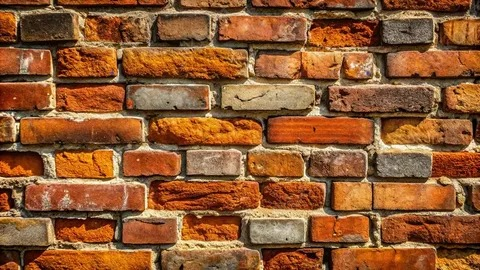
//> input picture resim.jpeg, 480 x 270 px
$ ./Main   (built with g++ and OpenCV 4)
//> lines starting //> are read from the running program, lines starting //| are printed output that depends on the picture
#define _CRT_SECURE_NO_WARNINGS
#pragma warning(disable: 4996)

#include <iostream>
#include <opencv2/opencv.hpp>

int main() {
    cv::Mat img = cv::imread("resim.jpeg", cv::IMREAD_GRAYSCALE);
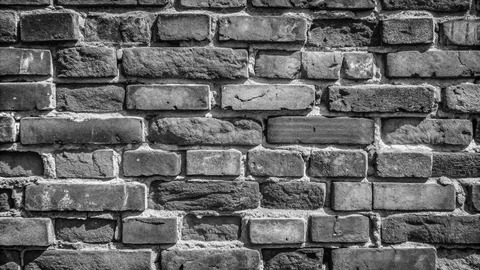
//> img: 270 rows x 480 cols, CV_8UC1; min 0, max 255, mean 102
    if (img.empty()) img = cv::imread("resim.jpg", cv::IMREAD_GRAYSCALE);
    if (img.empty()) {
        std::cerr << "Resim bulunamadi!" << std::endl;
        return -1;
    }

    cv::Mat prewittDikeyKernel = (cv::Mat_<float>(3, 3) <<
        -1, 0, 1,
        -1, 0, 1,
        -1, 0, 1);
    cv::Mat prewittYatayKernel = (cv::Mat_<float>(3, 3) <<
        -1, -1, -1,
        0, 0, 0,
        1, 1, 1);

    cv::Mat prewittDikey, prewittYatay;
    cv::filter2D(img, prewittDikey, CV_8U, prewittDikeyKernel);
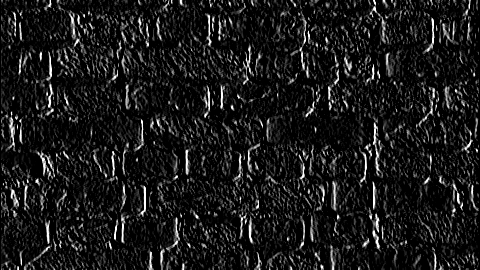
//> prewittDikey: 270 rows x 480 cols, CV_8UC1; min 0, max 255, mean 25.5
    cv::filter2D(img, prewittYatay, CV_8U, prewittYatayKernel);
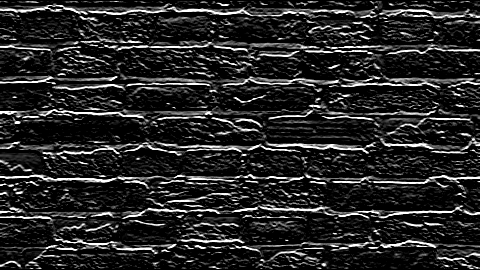
//> prewittYatay: 270 rows x 480 cols, CV_8UC1; min 0, max 255, mean 39


    cv::Mat sobelDikeyKernel = (cv::Mat_<float>(3, 3) <<
        -1, 0, 1,
        -2, 0, 2,
        -1, 0, 1);
    cv::Mat sobelYatayKernel = (cv::Mat_<float>(3, 3) <<
        -1, -2, -1,
        0, 0, 0,
        1, 2, 1);

    cv::Mat sobelDikey, sobelYatay;
    cv::filter2D(img, sobelDikey, CV_8U, sobelDikeyKernel);
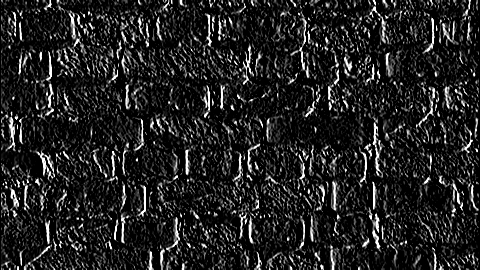
//> sobelDikey: 270 rows x 480 cols, CV_8UC1; min 0, max 255, mean 34.2
    cv::filter2D(img, sobelYatay, CV_8U, sobelYatayKernel);
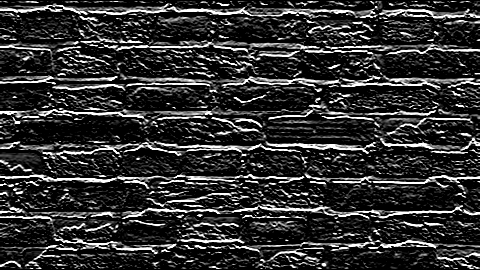
//> sobelYatay: 270 rows x 480 cols, CV_8UC1; min 0, max 255, mean 49

    cv::imwrite("prewitt_dikey.jpg", prewittDikey);
    cv::imwrite("prewitt_yatay.jpg", prewittYatay);
    cv::imwrite("sobel_dikey.jpg", sobelDikey);
    cv::imwrite("sobel_yatay.jpg", sobelYatay);

    std::cout << "Tum ciktilar basariyla kaydedildi!" << std::endl;
    return 0;
}
